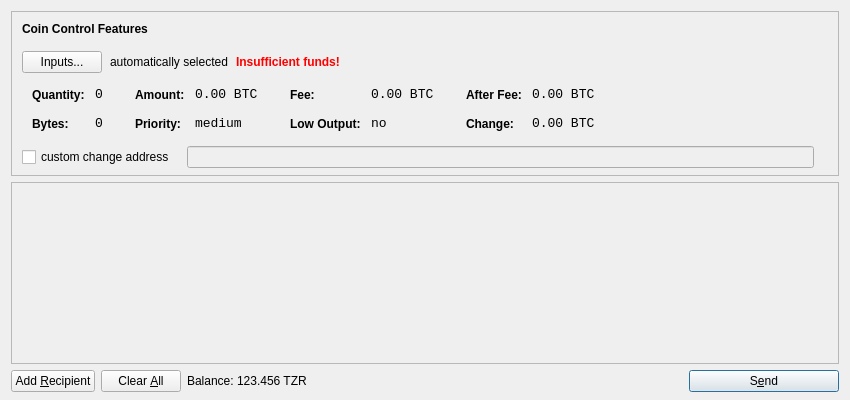
<?xml version="1.0" encoding="UTF-8"?>
<ui version="4.0">
 <class>SendCoinsDialog</class>
 <widget class="QDialog" name="SendCoinsDialog">
  <property name="geometry">
   <rect>
    <x>0</x>
    <y>0</y>
    <width>850</width>
    <height>400</height>
   </rect>
  </property>
  <property name="windowTitle">
   <string>Send Coins</string>
  </property>
  <layout class="QVBoxLayout" name="verticalLayout" stretch="0,1,0">
   <property name="bottomMargin">
    <number>8</number>
   </property>
   <item>
    <widget class="QFrame" name="frameCoinControl">
     <property name="sizePolicy">
      <sizepolicy hsizetype="Expanding" vsizetype="Expanding">
       <horstretch>0</horstretch>
       <verstretch>0</verstretch>
      </sizepolicy>
     </property>
     <property name="maximumSize">
      <size>
       <width>16777215</width>
       <height>16777215</height>
      </size>
     </property>
     <property name="frameShape">
      <enum>QFrame::StyledPanel</enum>
     </property>
     <property name="frameShadow">
      <enum>QFrame::Sunken</enum>
     </property>
     <layout class="QVBoxLayout" name="verticalLayoutCoinControl2">
      <property name="spacing">
       <number>-1</number>
      </property>
      <property name="leftMargin">
       <number>0</number>
      </property>
      <property name="topMargin">
       <number>0</number>
      </property>
      <property name="rightMargin">
       <number>0</number>
      </property>
      <property name="bottomMargin">
       <number>6</number>
      </property>
      <item>
       <layout class="QVBoxLayout" name="verticalLayoutCoinControl" stretch="0,0,0,0,1">
        <property name="spacing">
         <number>0</number>
        </property>
        <property name="leftMargin">
         <number>10</number>
        </property>
        <property name="topMargin">
         <number>10</number>
        </property>
        <item>
         <layout class="QHBoxLayout" name="horizontalLayoutCoinControl1">
          <property name="bottomMargin">
           <number>15</number>
          </property>
          <item>
           <widget class="QLabel" name="labelCoinControlFeatures">
            <property name="sizePolicy">
             <sizepolicy hsizetype="Preferred" vsizetype="Maximum">
              <horstretch>0</horstretch>
              <verstretch>0</verstretch>
             </sizepolicy>
            </property>
            <property name="font">
             <font>
              <weight>75</weight>
              <bold>true</bold>
             </font>
            </property>
            <property name="styleSheet">
             <string notr="true">font-weight:bold;</string>
            </property>
            <property name="text">
             <string>Coin Control Features</string>
            </property>
           </widget>
          </item>
         </layout>
        </item>
        <item>
         <layout class="QHBoxLayout" name="horizontalLayoutCoinControl2" stretch="0,0,0,0">
          <property name="spacing">
           <number>8</number>
          </property>
          <property name="bottomMargin">
           <number>10</number>
          </property>
          <item>
           <widget class="QPushButton" name="pushButtonCoinControl">
            <property name="styleSheet">
             <string notr="true"/>
            </property>
            <property name="text">
             <string>Inputs...</string>
            </property>
           </widget>
          </item>
          <item>
           <widget class="QLabel" name="labelCoinControlAutomaticallySelected">
            <property name="text">
             <string>automatically selected</string>
            </property>
            <property name="margin">
             <number>5</number>
            </property>
           </widget>
          </item>
          <item>
           <widget class="QLabel" name="labelCoinControlInsuffFunds">
            <property name="font">
             <font>
              <weight>75</weight>
              <bold>true</bold>
             </font>
            </property>
            <property name="styleSheet">
             <string notr="true">color:red;font-weight:bold;</string>
            </property>
            <property name="text">
             <string>Insufficient funds!</string>
            </property>
            <property name="margin">
             <number>5</number>
            </property>
           </widget>
          </item>
          <item>
           <spacer name="horizontalSpacerCoinControl">
            <property name="orientation">
             <enum>Qt::Horizontal</enum>
            </property>
            <property name="sizeHint" stdset="0">
             <size>
              <width>40</width>
              <height>1</height>
             </size>
            </property>
           </spacer>
          </item>
         </layout>
        </item>
        <item>
         <widget class="QWidget" name="widgetCoinControl" native="true">
          <property name="sizePolicy">
           <sizepolicy hsizetype="Preferred" vsizetype="Preferred">
            <horstretch>0</horstretch>
            <verstretch>0</verstretch>
           </sizepolicy>
          </property>
          <property name="minimumSize">
           <size>
            <width>0</width>
            <height>0</height>
           </size>
          </property>
          <property name="styleSheet">
           <string notr="true"/>
          </property>
          <layout class="QHBoxLayout" name="horizontalLayoutCoinControl5">
           <property name="margin">
            <number>0</number>
           </property>
           <item>
            <layout class="QHBoxLayout" name="horizontalLayoutCoinControl3" stretch="0,0,0,1">
             <property name="spacing">
              <number>20</number>
             </property>
             <property name="topMargin">
              <number>0</number>
             </property>
             <property name="bottomMargin">
              <number>10</number>
             </property>
             <item>
              <layout class="QFormLayout" name="formLayoutCoinControl1">
               <property name="horizontalSpacing">
                <number>10</number>
               </property>
               <property name="verticalSpacing">
                <number>14</number>
               </property>
               <property name="leftMargin">
                <number>10</number>
               </property>
               <property name="topMargin">
                <number>4</number>
               </property>
               <property name="rightMargin">
                <number>6</number>
               </property>
               <item row="0" column="0">
                <widget class="QLabel" name="labelCoinControlQuantityText">
                 <property name="styleSheet">
                  <string notr="true">font-weight:bold;</string>
                 </property>
                 <property name="text">
                  <string>Quantity:</string>
                 </property>
                 <property name="margin">
                  <number>0</number>
                 </property>
                </widget>
               </item>
               <item row="0" column="1">
                <widget class="QLabel" name="labelCoinControlQuantity">
                 <property name="font">
                  <font>
                   <family>Monospace</family>
                   <pointsize>10</pointsize>
                  </font>
                 </property>
                 <property name="cursor">
                  <cursorShape>IBeamCursor</cursorShape>
                 </property>
                 <property name="contextMenuPolicy">
                  <enum>Qt::ActionsContextMenu</enum>
                 </property>
                 <property name="text">
                  <string notr="true">0</string>
                 </property>
                 <property name="margin">
                  <number>0</number>
                 </property>
                 <property name="textInteractionFlags">
                  <set>Qt::LinksAccessibleByMouse|Qt::TextSelectableByKeyboard|Qt::TextSelectableByMouse</set>
                 </property>
                </widget>
               </item>
               <item row="1" column="0">
                <widget class="QLabel" name="labelCoinControlBytesText">
                 <property name="styleSheet">
                  <string notr="true">font-weight:bold;</string>
                 </property>
                 <property name="text">
                  <string>Bytes:</string>
                 </property>
                </widget>
               </item>
               <item row="1" column="1">
                <widget class="QLabel" name="labelCoinControlBytes">
                 <property name="font">
                  <font>
                   <family>Monospace</family>
                   <pointsize>10</pointsize>
                  </font>
                 </property>
                 <property name="cursor">
                  <cursorShape>IBeamCursor</cursorShape>
                 </property>
                 <property name="contextMenuPolicy">
                  <enum>Qt::ActionsContextMenu</enum>
                 </property>
                 <property name="text">
                  <string notr="true">0</string>
                 </property>
                 <property name="textInteractionFlags">
                  <set>Qt::LinksAccessibleByMouse|Qt::TextSelectableByKeyboard|Qt::TextSelectableByMouse</set>
                 </property>
                </widget>
               </item>
              </layout>
             </item>
             <item>
              <layout class="QFormLayout" name="formLayoutCoinControl2">
               <property name="horizontalSpacing">
                <number>10</number>
               </property>
               <property name="verticalSpacing">
                <number>14</number>
               </property>
               <property name="leftMargin">
                <number>6</number>
               </property>
               <property name="topMargin">
                <number>4</number>
               </property>
               <property name="rightMargin">
                <number>6</number>
               </property>
               <item row="0" column="0">
                <widget class="QLabel" name="labelCoinControlAmountText">
                 <property name="styleSheet">
                  <string notr="true">font-weight:bold;</string>
                 </property>
                 <property name="text">
                  <string>Amount:</string>
                 </property>
                 <property name="margin">
                  <number>0</number>
                 </property>
                </widget>
               </item>
               <item row="0" column="1">
                <widget class="QLabel" name="labelCoinControlAmount">
                 <property name="font">
                  <font>
                   <family>Monospace</family>
                   <pointsize>10</pointsize>
                  </font>
                 </property>
                 <property name="cursor">
                  <cursorShape>IBeamCursor</cursorShape>
                 </property>
                 <property name="contextMenuPolicy">
                  <enum>Qt::ActionsContextMenu</enum>
                 </property>
                 <property name="text">
                  <string notr="true">0.00 BTC</string>
                 </property>
                 <property name="textInteractionFlags">
                  <set>Qt::LinksAccessibleByMouse|Qt::TextSelectableByKeyboard|Qt::TextSelectableByMouse</set>
                 </property>
                </widget>
               </item>
               <item row="1" column="0">
                <widget class="QLabel" name="labelCoinControlPriorityText">
                 <property name="styleSheet">
                  <string notr="true">font-weight:bold;</string>
                 </property>
                 <property name="text">
                  <string>Priority:</string>
                 </property>
                </widget>
               </item>
               <item row="1" column="1">
                <widget class="QLabel" name="labelCoinControlPriority">
                 <property name="font">
                  <font>
                   <family>Monospace</family>
                   <pointsize>10</pointsize>
                  </font>
                 </property>
                 <property name="cursor">
                  <cursorShape>IBeamCursor</cursorShape>
                 </property>
                 <property name="contextMenuPolicy">
                  <enum>Qt::ActionsContextMenu</enum>
                 </property>
                 <property name="text">
                  <string>medium</string>
                 </property>
                 <property name="textInteractionFlags">
                  <set>Qt::LinksAccessibleByMouse|Qt::TextSelectableByKeyboard|Qt::TextSelectableByMouse</set>
                 </property>
                </widget>
               </item>
              </layout>
             </item>
             <item>
              <layout class="QFormLayout" name="formLayoutCoinControl3">
               <property name="horizontalSpacing">
                <number>10</number>
               </property>
               <property name="verticalSpacing">
                <number>14</number>
               </property>
               <property name="leftMargin">
                <number>6</number>
               </property>
               <property name="topMargin">
                <number>4</number>
               </property>
               <property name="rightMargin">
                <number>6</number>
               </property>
               <item row="0" column="0">
                <widget class="QLabel" name="labelCoinControlFeeText">
                 <property name="styleSheet">
                  <string notr="true">font-weight:bold;</string>
                 </property>
                 <property name="text">
                  <string>Fee:</string>
                 </property>
                 <property name="margin">
                  <number>0</number>
                 </property>
                </widget>
               </item>
               <item row="0" column="1">
                <widget class="QLabel" name="labelCoinControlFee">
                 <property name="font">
                  <font>
                   <family>Monospace</family>
                   <pointsize>10</pointsize>
                  </font>
                 </property>
                 <property name="cursor">
                  <cursorShape>IBeamCursor</cursorShape>
                 </property>
                 <property name="contextMenuPolicy">
                  <enum>Qt::ActionsContextMenu</enum>
                 </property>
                 <property name="text">
                  <string notr="true">0.00 BTC</string>
                 </property>
                 <property name="textInteractionFlags">
                  <set>Qt::LinksAccessibleByMouse|Qt::TextSelectableByKeyboard|Qt::TextSelectableByMouse</set>
                 </property>
                </widget>
               </item>
               <item row="1" column="0">
                <widget class="QLabel" name="labelCoinControlLowOutputText">
                 <property name="styleSheet">
                  <string notr="true">font-weight:bold;</string>
                 </property>
                 <property name="text">
                  <string>Low Output:</string>
                 </property>
                </widget>
               </item>
               <item row="1" column="1">
                <widget class="QLabel" name="labelCoinControlLowOutput">
                 <property name="font">
                  <font>
                   <family>Monospace</family>
                   <pointsize>10</pointsize>
                  </font>
                 </property>
                 <property name="cursor">
                  <cursorShape>IBeamCursor</cursorShape>
                 </property>
                 <property name="contextMenuPolicy">
                  <enum>Qt::ActionsContextMenu</enum>
                 </property>
                 <property name="text">
                  <string>no</string>
                 </property>
                 <property name="textInteractionFlags">
                  <set>Qt::LinksAccessibleByMouse|Qt::TextSelectableByKeyboard|Qt::TextSelectableByMouse</set>
                 </property>
                </widget>
               </item>
              </layout>
             </item>
             <item>
              <layout class="QFormLayout" name="formLayoutCoinControl4">
               <property name="horizontalSpacing">
                <number>10</number>
               </property>
               <property name="verticalSpacing">
                <number>14</number>
               </property>
               <property name="leftMargin">
                <number>6</number>
               </property>
               <property name="topMargin">
                <number>4</number>
               </property>
               <property name="rightMargin">
                <number>6</number>
               </property>
               <item row="0" column="0">
                <widget class="QLabel" name="labelCoinControlAfterFeeText">
                 <property name="styleSheet">
                  <string notr="true">font-weight:bold;</string>
                 </property>
                 <property name="text">
                  <string>After Fee:</string>
                 </property>
                 <property name="margin">
                  <number>0</number>
                 </property>
                </widget>
               </item>
               <item row="0" column="1">
                <widget class="QLabel" name="labelCoinControlAfterFee">
                 <property name="font">
                  <font>
                   <family>Monospace</family>
                   <pointsize>10</pointsize>
                  </font>
                 </property>
                 <property name="cursor">
                  <cursorShape>IBeamCursor</cursorShape>
                 </property>
                 <property name="contextMenuPolicy">
                  <enum>Qt::ActionsContextMenu</enum>
                 </property>
                 <property name="text">
                  <string notr="true">0.00 BTC</string>
                 </property>
                 <property name="textInteractionFlags">
                  <set>Qt::LinksAccessibleByMouse|Qt::TextSelectableByKeyboard|Qt::TextSelectableByMouse</set>
                 </property>
                </widget>
               </item>
               <item row="1" column="0">
                <widget class="QLabel" name="labelCoinControlChangeText">
                 <property name="styleSheet">
                  <string notr="true">font-weight:bold;</string>
                 </property>
                 <property name="text">
                  <string>Change:</string>
                 </property>
                </widget>
               </item>
               <item row="1" column="1">
                <widget class="QLabel" name="labelCoinControlChange">
                 <property name="font">
                  <font>
                   <family>Monospace</family>
                   <pointsize>10</pointsize>
                  </font>
                 </property>
                 <property name="cursor">
                  <cursorShape>IBeamCursor</cursorShape>
                 </property>
                 <property name="contextMenuPolicy">
                  <enum>Qt::ActionsContextMenu</enum>
                 </property>
                 <property name="text">
                  <string notr="true">0.00 BTC</string>
                 </property>
                 <property name="textInteractionFlags">
                  <set>Qt::LinksAccessibleByMouse|Qt::TextSelectableByKeyboard|Qt::TextSelectableByMouse</set>
                 </property>
                </widget>
               </item>
              </layout>
             </item>
            </layout>
           </item>
          </layout>
         </widget>
        </item>
        <item>
         <layout class="QHBoxLayout" name="horizontalLayoutCoinControl4" stretch="0,0,0">
          <property name="spacing">
           <number>12</number>
          </property>
          <property name="sizeConstraint">
           <enum>QLayout::SetDefaultConstraint</enum>
          </property>
          <property name="topMargin">
           <number>5</number>
          </property>
          <property name="rightMargin">
           <number>5</number>
          </property>
          <item>
           <widget class="QCheckBox" name="checkBoxCoinControlChange">
            <property name="text">
             <string>custom change address</string>
            </property>
           </widget>
          </item>
          <item>
           <widget class="QLineEdit" name="lineEditCoinControlChange">
            <property name="enabled">
             <bool>false</bool>
            </property>
            <property name="sizePolicy">
             <sizepolicy hsizetype="Expanding" vsizetype="Fixed">
              <horstretch>0</horstretch>
              <verstretch>0</verstretch>
             </sizepolicy>
            </property>
           </widget>
          </item>
          <item>
           <widget class="QLabel" name="labelCoinControlChangeLabel">
            <property name="sizePolicy">
             <sizepolicy hsizetype="Preferred" vsizetype="Expanding">
              <horstretch>0</horstretch>
              <verstretch>0</verstretch>
             </sizepolicy>
            </property>
            <property name="minimumSize">
             <size>
              <width>0</width>
              <height>0</height>
             </size>
            </property>
            <property name="text">
             <string/>
            </property>
            <property name="margin">
             <number>3</number>
            </property>
           </widget>
          </item>
         </layout>
        </item>
        <item>
         <spacer name="verticalSpacerCoinControl">
          <property name="orientation">
           <enum>Qt::Vertical</enum>
          </property>
          <property name="sizeHint" stdset="0">
           <size>
            <width>800</width>
            <height>1</height>
           </size>
          </property>
         </spacer>
        </item>
       </layout>
      </item>
     </layout>
    </widget>
   </item>
   <item>
    <widget class="QScrollArea" name="scrollArea">
     <property name="widgetResizable">
      <bool>true</bool>
     </property>
     <widget class="QWidget" name="scrollAreaWidgetContents">
      <property name="geometry">
       <rect>
        <x>0</x>
        <y>0</y>
        <width>830</width>
        <height>165</height>
       </rect>
      </property>
      <layout class="QVBoxLayout" name="verticalLayout_2">
       <property name="margin">
        <number>0</number>
       </property>
       <item>
        <layout class="QVBoxLayout" name="entries">
         <property name="spacing">
          <number>6</number>
         </property>
        </layout>
       </item>
       <item>
        <spacer name="verticalSpacer">
         <property name="orientation">
          <enum>Qt::Vertical</enum>
         </property>
         <property name="sizeHint" stdset="0">
          <size>
           <width>20</width>
           <height>40</height>
          </size>
         </property>
        </spacer>
       </item>
      </layout>
     </widget>
    </widget>
   </item>
   <item>
    <layout class="QHBoxLayout" name="horizontalLayout">
     <item>
      <widget class="QPushButton" name="addButton">
       <property name="toolTip">
        <string>Send to multiple recipients at once</string>
       </property>
       <property name="text">
        <string>Add &amp;Recipient</string>
       </property>
       <property name="icon">
        <iconset resource="../bitcoin.qrc">
         <normaloff>:/icons/add</normaloff>:/icons/add</iconset>
       </property>
       <property name="autoDefault">
        <bool>false</bool>
       </property>
      </widget>
     </item>
     <item>
      <widget class="QPushButton" name="clearButton">
       <property name="sizePolicy">
        <sizepolicy hsizetype="Minimum" vsizetype="Fixed">
         <horstretch>0</horstretch>
         <verstretch>0</verstretch>
        </sizepolicy>
       </property>
       <property name="toolTip">
        <string>Remove all transaction fields</string>
       </property>
       <property name="text">
        <string>Clear &amp;All</string>
       </property>
       <property name="icon">
        <iconset resource="../bitcoin.qrc">
         <normaloff>:/icons/remove</normaloff>:/icons/remove</iconset>
       </property>
       <property name="autoRepeatDelay">
        <number>300</number>
       </property>
       <property name="autoDefault">
        <bool>false</bool>
       </property>
      </widget>
     </item>
     <item>
      <layout class="QHBoxLayout" name="horizontalLayout_2">
       <property name="spacing">
        <number>3</number>
       </property>
       <item>
        <widget class="QLabel" name="label">
         <property name="text">
          <string>Balance:</string>
         </property>
        </widget>
       </item>
       <item>
        <widget class="QLabel" name="labelBalance">
         <property name="cursor">
          <cursorShape>IBeamCursor</cursorShape>
         </property>
         <property name="text">
          <string>123.456 TZR</string>
         </property>
         <property name="textInteractionFlags">
          <set>Qt::LinksAccessibleByMouse|Qt::TextSelectableByKeyboard|Qt::TextSelectableByMouse</set>
         </property>
        </widget>
       </item>
      </layout>
     </item>
     <item>
      <spacer name="horizontalSpacer">
       <property name="orientation">
        <enum>Qt::Horizontal</enum>
       </property>
       <property name="sizeHint" stdset="0">
        <size>
         <width>40</width>
         <height>20</height>
        </size>
       </property>
      </spacer>
     </item>
     <item>
      <widget class="QPushButton" name="sendButton">
       <property name="minimumSize">
        <size>
         <width>150</width>
         <height>0</height>
        </size>
       </property>
       <property name="toolTip">
        <string>Confirm the send action</string>
       </property>
       <property name="text">
        <string>S&amp;end</string>
       </property>
       <property name="icon">
        <iconset resource="../bitcoin.qrc">
         <normaloff>:/icons/send</normaloff>:/icons/send</iconset>
       </property>
       <property name="default">
        <bool>true</bool>
       </property>
      </widget>
     </item>
    </layout>
   </item>
  </layout>
 </widget>
 <resources>
  <include location="../bitcoin.qrc"/>
 </resources>
 <connections/>
</ui>
